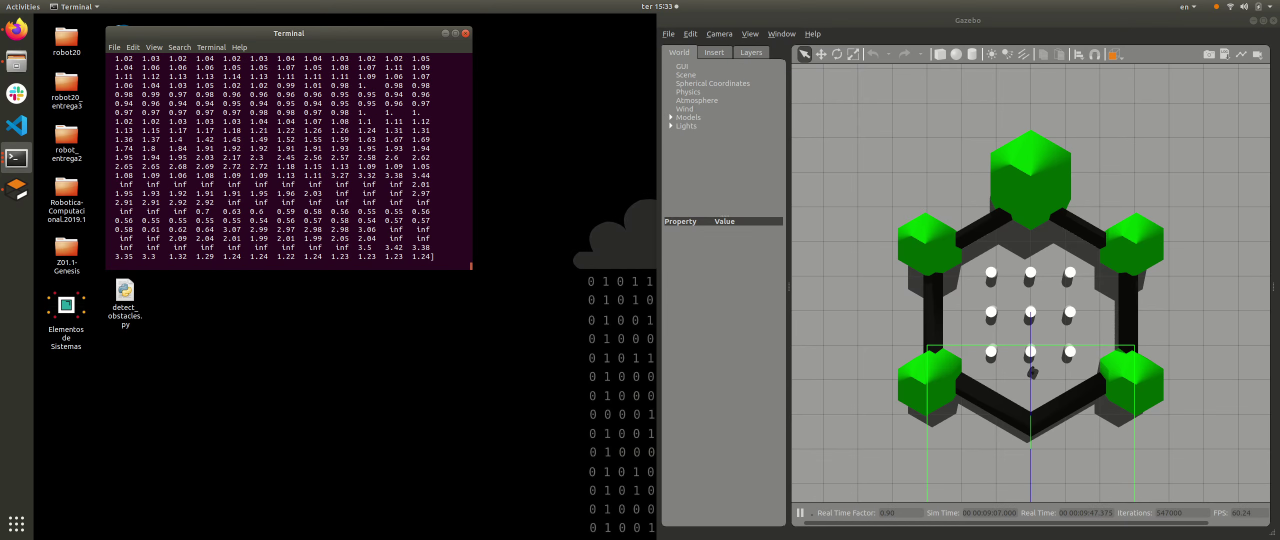
#> input picture frame 41 of indeciso.webm, 2560 x 1080 px, given in place of 1.mp4, which was not available (shown at 1/2 size)
$ python questao1.py
#> lines starting #> are read from the running program, lines starting #| are printed output that depends on the picture; after the words box and inside, x2 and y2 are one past the last pixel; in counts of white or black regions, pixels touching at a corner belong together; pictures that were not available may be replaced by others from this repository, and a replacement may not be noted
import cv2
import numpy as np
from matplotlib import pyplot as plt
import time
print("Use 'q' para sair e 'p' para pausar\n")


# Exibe a imagem recebida na posição posX,posY, com o label indicado e redimensionada usando o fator fornecido
def exibir(img, label, fator, posX, posY):
    alt, larg = img.shape[:2]
    nova_dimensao = (int(larg*fator), int(alt*fator))
    redimen = cv2.resize(img, nova_dimensao, 0,0)
    labelWindow = label + str(redimen.shape)
    cv2.namedWindow(labelWindow) # Cria uma janela com o nome labelWindow
    cv2.moveWindow(labelWindow, posX, posY)  # Move a janela pra posição indicada
    cv2.imshow(labelWindow, redimen)

# Retorna apenas os N contornos de maior COMPRIMENTO
def maiores_contornos(contornos, N): # Modificação da função N_Maiores_Contornos() criada por nós e usada na Entrega2
    # N não pode ser maior que o número de contornos
    if len(contornos) < N:
        return []

    # Usa uma cópia pra não alterar o original
    contornos = contornos.copy()
    A, M = [0]*N, [None]*N
    maior_i= -1

    # Pega os N maiores da lista
    for n in range( N ):
        for i in range( len(contornos) ):
            # comp = cv2.arcLength(contornos[i],1 )
            comp = Maior_Comprimento_Contorno(contornos[i])
            if comp > A[n]:
                maior_i = i
                A[n],M[n] = comp,contornos[i]
        # Remove o maior da lista
        if (maior_i > -1) and (maior_i < len(contornos)):
            contornos.pop(maior_i)

    # Nenhum contorno pode ser None
    for m in M:
        if m is None:
            return []
    return M

# Retorna o maior comprimento (vertical ou horizontal) de um contorno
def Maior_Comprimento_Contorno(contorno):
    Bx, By = tuple(contorno[contorno[:,:,1].argmax()][0]) # Ponto de baixo extremo do contorno
    Cx, Cy = tuple(contorno[contorno[:,:,1].argmin()][0]) # Ponto de cima  extremo do contorno
    Dx, Dy = tuple(contorno[contorno[:,:,0].argmax()][0]) # Ponto direito  extremo do contorno
    Ex, Ey = tuple(contorno[contorno[:,:,0].argmin()][0]) # Ponto esquerdo extremo do contorno
    compX = abs(Ex-Dx)
    compY = abs(Cx-Bx)
    if (compX > compY):
        return compX
    return compY

# Retorna o ponto do centro de um contorno
def center_of_contour(cont):
    """ Retorna uma tupla (cx, cy) que desenha o centro do contorno"""
    M = cv2.moments(cont)
    # Usando a expressão do centróide definida em: https://en.wikipedia.org/wiki/Image_moment
    cX = int(M["m10"] / M["m00"])
    cY = int(M["m01"] / M["m00"])
    return (int(cX), int(cY))

# Retorna tupla com os 4 pontos mais extremos do contorno fornecido (Ymin, Ymax, Xmin, Xmax) = (Cima, Baixo, Esq., Dir.)
    # Lembre-se: o eixo Y no OpenCV cresce para baixo
def pontos_extremos_contorno(contorno):
    C = tuple(contorno[contorno[:,:,1].argmin()][0]) # cima
    B = tuple(contorno[contorno[:,:,1].argmax()][0]) # baixo
    E = tuple(contorno[contorno[:,:,0].argmin()][0]) # mais a esquerda
    D = tuple(contorno[contorno[:,:,0].argmax()][0]) # direita
    return (C,B,E,D)

# Retorna a imagem recebida sem a parte de cima da imagem (para eliminar ruídos dos objetos acima)
def tira_parte_cima(img, fator):
    alt, larg = img.shape[:2]
    altMin= alt*(fator)
    img_cortada = img[int(altMin):alt, 0:larg]
    return img_cortada

# Retorna o coeficiente angular da reta que corta o ponto mais alto e o mais baixo do contorno
def coef_ang(contorno):
    Cx, Cy = tuple(contorno[contorno[:,:,1].argmin()][0]) # cima
    Bx, By = tuple(contorno[contorno[:,:,1].argmax()][0]) # baixo
    if (Cx != Bx):
        m = (Cy-By)/(Cx-Bx)
        return round(m,2)


# Recebe 4 pontos: P1, P2, Q1 e Q2 e retorna a posição do ponto de fuga (F)
def ponto_de_fuga(P1,P2,Q1,Q2):
    (P1x,P1y), (P2x,P2y) = P1, P2
    (Q1x,Q1y), (Q2x,Q2y) = Q1, Q2

    # Coeficiente angulares:
    mP = (P1y-P2y)/(P1x-P2x)
    mQ = (Q1y-Q2y)/(Q1x-Q2x)

    Fx = (P1y -Q1y +mQ*Q1x -mP*P1x)/(mQ-mP)
    Fy = Q1y + mQ*(Fx-Q1x)
    F = (int(Fx), int(Fy))
    return F

# 0) DEFINIR AS CONSTANTES USADAS
    # Intervalo de cores usado no InRange
hsvi = np.array([0, 0, 225], dtype=np.uint8)
hsvf = np.array([90, 25, 255], dtype=np.uint8)
    # Constantes relacionadas à captura
cap = cv2.VideoCapture('videos/1.mp4')


while(True):
    ret, frame = cap.read()
#> frame is the input picture: shape (1080, 2560, 3); mean B, G, R 66.4, 69.3, 69.7

# 1) MANIPULAÇÕES NA IMAGEM
    # Converte o frame pra HSV e pra cinza
    frame_hsv = cv2.cvtColor(frame, cv2.COLOR_BGR2HSV)
#> frame_hsv: shape (1080, 2560, 3); mean H, S, V 35.9, 41.8, 73.9

    # i) Retira 25% da parte de cima da imagem e cria uma cópia da imagem em escala de cinza
    img_cortada = tira_parte_cima(frame, 0.25)
#> in tira_parte_cima, `img_cortada = img[int(altMin):alt, 0:larg]`:
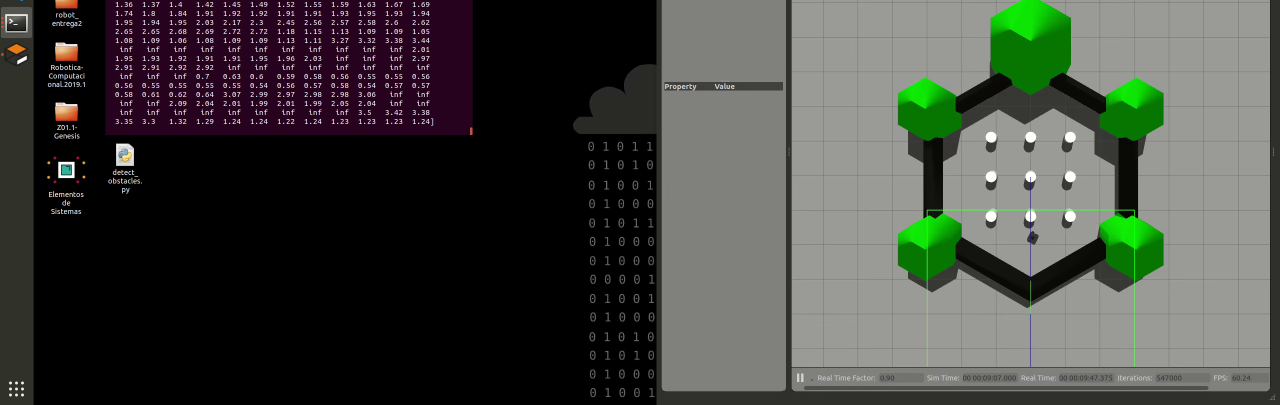
#> img_cortada: shape (810, 2560, 3) (shown at 1/2 size); mean B, G, R 64.5, 68.9, 67.2
    cortado_gray = cv2.cvtColor(img_cortada, cv2.COLOR_BGR2GRAY)
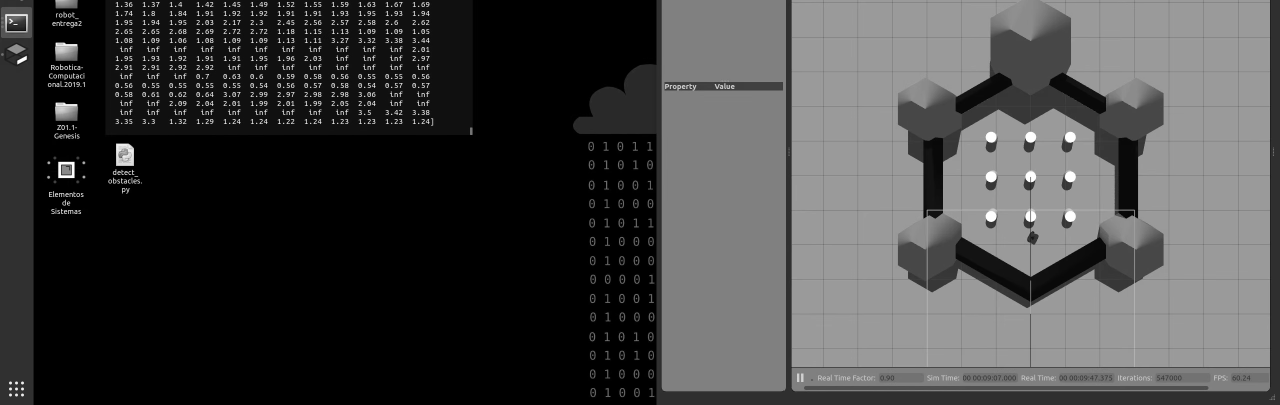
#> cortado_gray: shape (810, 2560) (shown at 1/2 size); min 0, max 255, mean 68

# ii) Limiarizar
    retorno, limiarizado = cv2.threshold(cortado_gray, 220, 255, cv2.THRESH_BINARY)
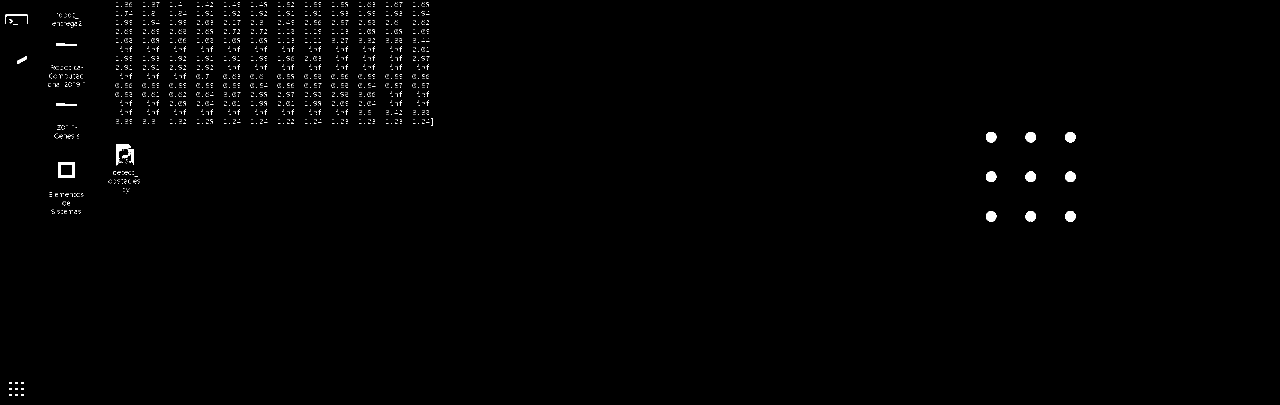
#> limiarizado: shape (810, 2560) (shown at 1/2 size); 0.56% white; 2359 white regions (2340 under 20 px)

# iii) Identificar os contornos e desenha eles na imagem
    contornos, hierarquia = cv2.findContours(limiarizado.copy(), cv2.RETR_TREE, cv2.CHAIN_APPROX_NONE)
#> contornos = 2366 contours, 2344 with area under 20; largest, box (x1, y1, x2, y2) and area: (117, 324, 149, 356) 961, (121, 328, 145, 352) 527, (233, 288, 267, 331) 410, (2130, 422, 2151, 444) 330, (1972, 264, 1993, 285) 328
    maiores = maiores_contornos(contornos, 2)
#> the loop in maiores_contornos, `for n in range( N ):` made 2 passes
#> the loop in maiores_contornos, `for m in M:` made 2 passes

    if (len(maiores) == 2):
        # cv2.drawContours(img_cortada, maiores[0], -1, [0,255,0], 3);
        m0 = coef_ang(maiores[0])
        m1 = coef_ang(maiores[1])

        cm0 = center_of_contour(maiores[0])
        cm1 = center_of_contour(maiores[1])

        deltaY = frame.shape[0] - img_cortada.shape[0]
        xC0, yC0 = cm0[0], cm0[1]+deltaY
        xC1, yC1 = cm1[0], cm1[1]+deltaY

#> (the run stopped early here; a loop or call above may not have finished)
